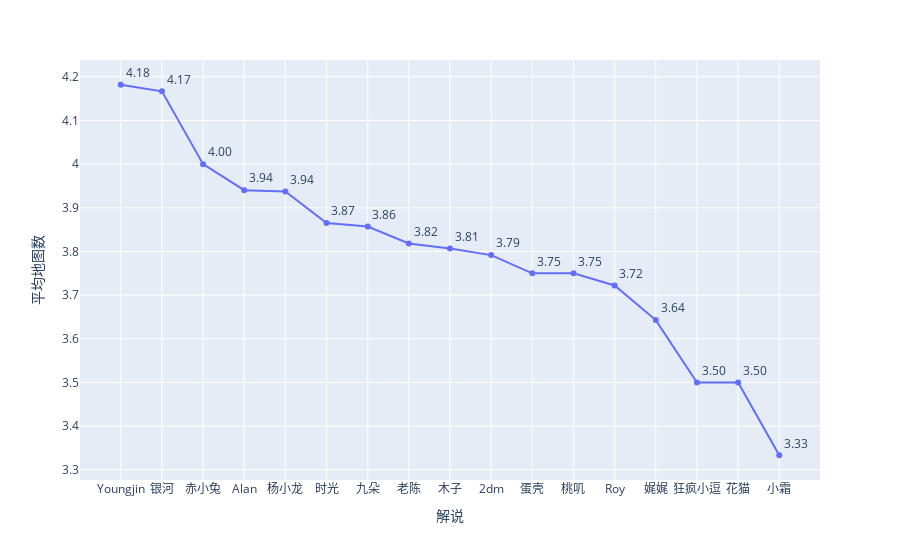

Source (notebook cell):
### Code cell
fig = px.line(df_names.sort_values(by='ave', ascending=False), 
                x="names", y="ave", 
                labels={'names':'解说', 'ave':'平均地图数'},
                text="ave")
fig.update_traces(textposition="top right", texttemplate="%{y:.2f}")
fig.show()

### Figure 1 — Plotly figure (JSON) as saved in the notebook; plotly's stock layout.template omitted (floating-point values rounded to 4 significant figures)
{"data": [{"hovertemplate": "解说=%{x}<br>平均地图数=%{text}<extra></extra>", "legendgroup": "", "line": {"color": "#636efa", "dash": "solid"}, "marker": {"symbol": "circle"}, "mode": "text+lines+markers", "name": "", "orientation": "v", "showlegend": false, "text": [4.182, 4.167, 4, 3.94, 3.938, 3.865, 3.857, 3.818, 3.807, 3.792, 3.75, 3.75, 3.722, 3.643, 3.5, 3.5, 3.333], "textposition": "top right", "texttemplate": "%{y:.2f}", "type": "scatter", "x": ["Youngjin", "银河", "赤小兔", "Alan", "杨小龙", "时光", "九朵", "老陈", "木子", "2dm", "蛋壳", "桃叽", "Roy", "娓娓", "狂疯小逗", "花猫", "小霜"], "xaxis": "x", "y": [4.182, 4.167, 4, 3.94, 3.938, 3.865, 3.857, 3.818, 3.807, 3.792, 3.75, 3.75, 3.722, 3.643, 3.5, 3.5, 3.333], "yaxis": "y"}], "layout": {"legend": {"tracegroupgap": 0}, "margin": {"t": 60}, "xaxis": {"anchor": "y", "domain": [0, 1], "title": {"text": "解说"}}, "yaxis": {"anchor": "x", "domain": [0, 1], "title": {"text": "平均地图数"}}}}
